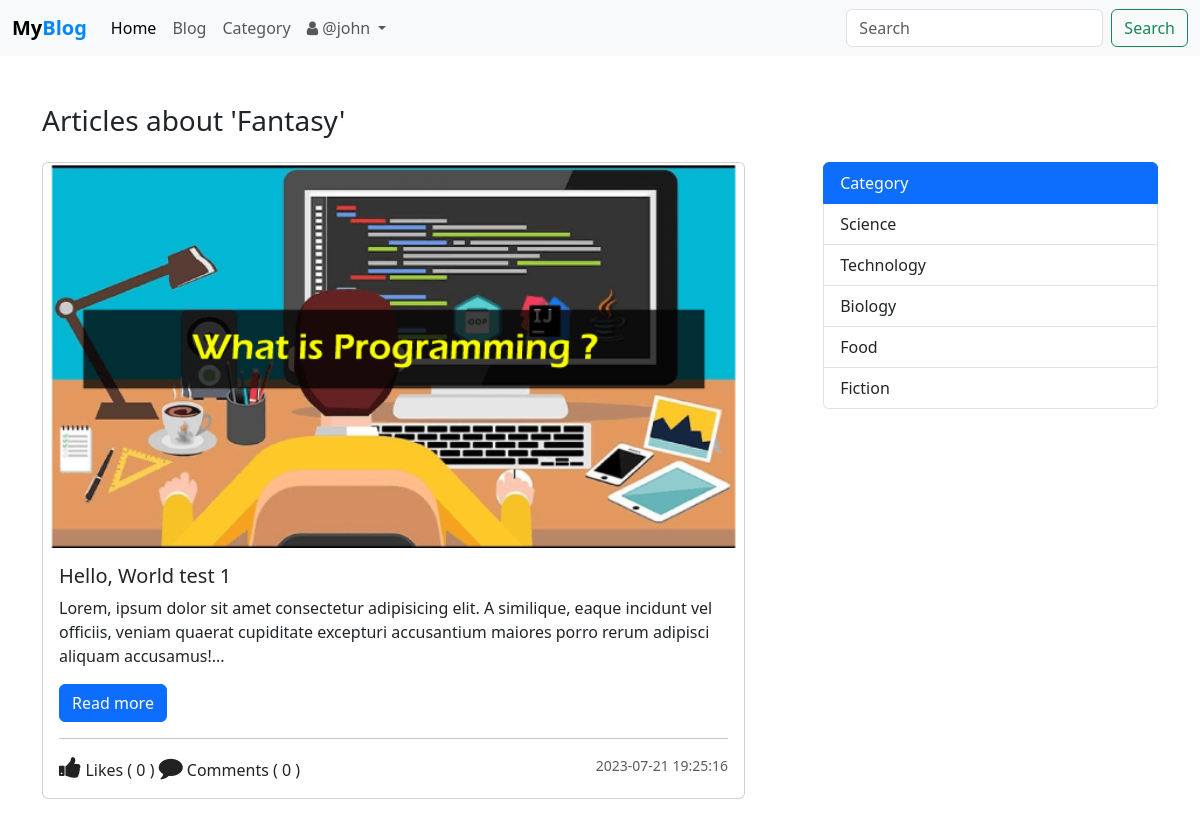
/Category.php?category_id=7 (signed in), run on the app's committed database.
### tables this page shows
CREATE TABLE `category` (
  `id` int(11) NOT NULL,
  `category` varchar(127) NOT NULL
);

CREATE TABLE `post` (
  `post_id` int(11) NOT NULL,
  `post_title` varchar(127) NOT NULL,
  `post_text` text NOT NULL,
  `category` int(11) NOT NULL,
  `publish` int(2) NOT NULL DEFAULT 1,
  `cover_url` varchar(255) NOT NULL DEFAULT 'default.jpg',
  `crated_at` datetime NOT NULL DEFAULT current_timestamp()
);

### admin/data/Post.php (called while the page is built, shortened)
<?php
function getAllPostsByCategory($conn, $category_id){
   $sql = "SELECT * FROM post  WHERE category=? AND publish=1";
   $stmt = $conn->prepare($sql);
   $stmt->execute([$category_id]);
   if($stmt->rowCount() >= 1){
         $data = $stmt->fetchAll();
         return $data;
   }else {
       return 0;
   }
}
function getCategoryById($conn, $id){
   $sql = "SELECT * FROM category WHERE id=?";
   $stmt = $conn->prepare($sql);
   $stmt->execute([$id]);
   if($stmt->rowCount() >= 1){
         $data = $stmt->fetch();
         return $data;
   }else {
       return 0;
   }
}
function get5Categoies($conn){
   $sql = "SELECT * FROM category LIMIT 5";
   $stmt = $conn->prepare($sql);
   $stmt->execute();
   if($stmt->rowCount() >= 1){
         $data = $stmt->fetchAll();
         return $data;
   }else {
       return 0;
   }
}
function getAllCategories($conn){
   $sql = "SELECT * FROM category ORDER BY category";
   $stmt = $conn->prepare($sql);
   $stmt->execute();
   if($stmt->rowCount() >= 1){
         $data = $stmt->fetchAll();
         return $data;
   }else {
       return 0;
   }
}

### admin/data/Comment.php (called while the page is built, shortened)
<?php
function CountByPostID($conn, $id){
   $sql = "SELECT * FROM comment WHERE post_id=?";
   $stmt = $conn->prepare($sql);
   $stmt->execute([$id]);
   return $stmt->rowCount();
}
function likeCountByPostID($conn, $id){
   $sql = "SELECT * FROM post_like WHERE post_id=?";
   $stmt = $conn->prepare($sql);
   $stmt->execute([$id]);
   return $stmt->rowCount();
}
function isLikedByUserID($conn, $post_id, $user_id){
   $sql = "SELECT * FROM post_like WHERE post_id=? AND liked_by=?";
   $stmt = $conn->prepare($sql);
   $stmt->execute([$post_id, $user_id]);
   if ($stmt->rowCount() > 0) {
      return 1;
   }else return 0;
}

### Category.php (the view, shortened to what this page needs)
<?php
$logged = false;
if (isset($_SESSION['user_id']) && isset($_SESSION['username'])) {
	 $logged = true;
	 $user_id = $_SESSION['user_id'];
    }
  include_once("db_conn.php");
  include_once("admin/data/Post.php");
  include_once("admin/data/Comment.php");
  $categories = getAllCategories($conn);
  $categories5 = get5Categoies($conn);
  $category = 0;
 ?>
<!DOCTYPE html>
<html lang="en">
<head>
		<?php
           if (isset($_GET['category_id'])){
           	   $c_id =$_GET['category_id'];
           	   $category = getCategoryById($conn, $c_id);
           }else {
              echo "Blog Category Page";
           }
		 ?>
	<link href="https://cdn.jsdelivr.net/npm/bootstrap@5.3.0/dist/css/bootstrap.min.css" rel="stylesheet">
	<link rel="stylesheet" href="https://stackpath.bootstrapcdn.com/font-awesome/4.7.0/css/font-awesome.min.css">
	<link rel="stylesheet" href="css/style.css">
</head>
<body>
 <?php
     include 'inc/NavBar.php';
  ?>
 <div class="container mt-5">
 <h1 class="display-4 mb-4 fs-3">
 			<?php if ($category != 0)
 			  echo "Articles about '".$category['category']."'";
 			else echo "Articles"; ?>
</h1>
  <section class="d-flex">
  	<?php if (!isset($_GET['category_id'])) { ?>
  	   <main class="main-blog p-2">
  	   	  <div class="list-group category-aside">
  	   	  	 <?php foreach ($categories as $category) {?>
			  <a href="category.php?category_id=<?=$category['id']?>"
			     class="list-group-item list-group-item-action">
			  	<?php echo $category['category']; ?>
			  </a>
			<?php } ?>
		   </div>
  	   </main>
  	<?php }else{
  	 $cId = $_GET['category_id'];
  	 $posts = getAllPostsByCategory($conn, $cId);
  	?>
	<?php if ($posts != 0) { ?>
   <main class="main-blog">
   	<?php foreach ($posts as $post) { ?>
   	   <div class="card main-blog-card mb-5">
	  <img src="upload/blog/<?=$post['cover_url']?>" class="card-img-top" alt="...">
	  <div class="card-body">
	    <h5 class="card-title"><?=$post['post_title']?></h5>
	    <?php
            $p = strip_tags($post['post_text']);
            $p = substr($p, 0, 200);
	     ?>
	    <p class="card-text"><?=$p?>...</p>
	    <a href="blog-view.php?post_id=<?=$post['post_id']?>" class="btn btn-primary">Read more</a>
	    <hr>
        <div class="d-flex justify-content-between">
        	<div class="react-btns">
    		<?php
    		$post_id = $post['post_id'];
    		if ($logged) {
    			$liked = isLikedByUserID($conn, $post_id, $user_id);
            if($liked){
    		 ?>
        	<i class="fa fa-thumbs-up liked like-btn"
		   	   post-id="<?=$post_id?>"
		   	   liked="1"
		   	   aria-hidden="true"></i>
		       <?php }else{ ?>
		    <i class="fa fa-thumbs-up like like-btn"
		        post-id="<?=$post_id?>"
		   	    liked="0"
		        aria-hidden="true"></i>
		    <?php } } else{ ?>
		    <i class="fa fa-thumbs-up" aria-hidden="true"></i>
		    <?php } ?>
		   Likes (
    <span><?php
   echo likeCountByPostID($conn, $post['post_id']);
     ?></span> )
		    <a href="blog-view.php?post_id=<?=$post['post_id']?>#comments">
        	<i class="fa fa-comment" aria-hidden="true"></i> Comments (
		        <?php
                    echo CountByPostID($conn, $post['post_id']);
		         ?>
		        )
		    </a>
		    </div>
		    <small class="text-body-secondary"><?=$post['crated_at']?></small>
        </div>
	  </div>
	</div>
   <?php } ?>
   </main>
  	<?php } } ?>
       <aside class="aside-main">
       	   <div class="list-group category-aside">
			  <a href="#"
			     class="list-group-item list-group-item-action active"
			     aria-current="true">
			    Category
			  </a>
			  <?php foreach ($categories5 as $category ) { ?>
			  <a href="category.php?category_id=<?=$category['id']?>"
			  	 class="list-group-item list-group-item-action">
			  	<?php echo $category['category']; ?>
			  </a>
			  <?php } ?>
			</div>
       </aside>
  </section>
    </div>
</body>
</html>

### css/style.css (style rules this page uses)
img { max-width: 100%; }
.main-blog-card { width: 90%; }
.category-aside { width: 100%; }
.main-blog { width: 70%; }
.aside-main { width: 30%; }
.react-btns i { font-size: 24px; color: #222; cursor: pointer; }
.react-btns a { text-decoration: none; color: #222; cursor: pointer; }

### data on the page
category: category "Fantasy"
post: cover_url (picture), post_title "Hello, World test 1", post_text "Lorem, ipsum dolor sit amet consectetur adipisicing elit. A similique, eaque incidunt vel officiis, veniam quaerat cupiditate excepturi accusantium maiores porro rerum adipisci aliquam accusamus!", post_id "0", crated_at "2023-07-21 19:25:16"
category: category "Science"
category: category "Technology"
category: category "Biology"
category: category "Food"
category: category "Fiction"

### other printed values
$_SESSION['username'] "john"
